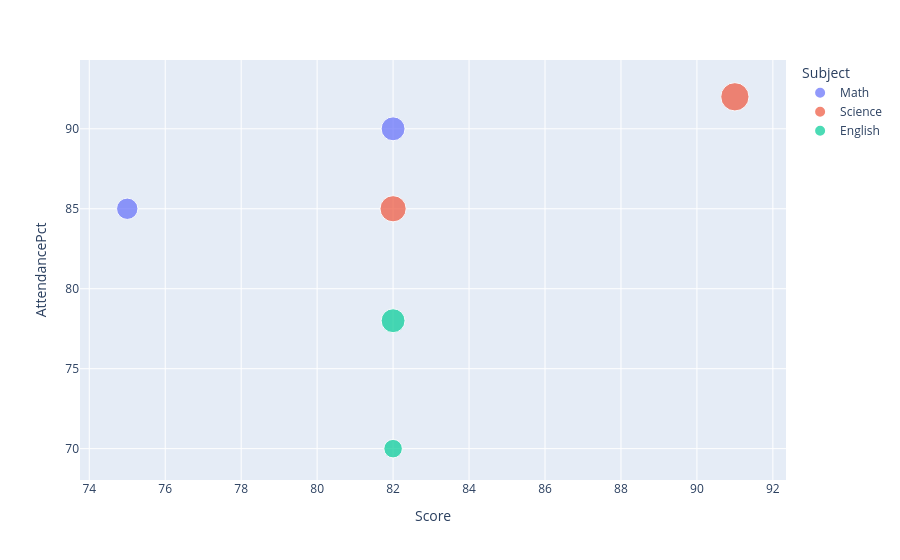

Notebook cell for this chart:
### Code cell
import plotly.express as px

fig = px.scatter(df,x="Score",y="AttendancePct",color="Subject",size="StudyHours")
fig.show()

### Figure 1 — Plotly figure (JSON) as saved in the notebook; plotly's stock layout.template omitted (floating-point values rounded to 4 significant figures)
{"data": [{"hovertemplate": "Subject=Math<br>Score=%{x}<br>AttendancePct=%{y}<br>StudyHours=%{marker.size}<extra></extra>", "legendgroup": "Math", "marker": {"color": "#636efa", "size": [5.0, 4.0], "sizemode": "area", "sizeref": 0.0175, "symbol": "circle"}, "mode": "markers", "name": "Math", "orientation": "v", "showlegend": true, "type": "scatter", "x": [82.0, 75.0], "xaxis": "x", "y": [90.0, 85.0], "yaxis": "y"}, {"hovertemplate": "Subject=Science<br>Score=%{x}<br>AttendancePct=%{y}<br>StudyHours=%{marker.size}<extra></extra>", "legendgroup": "Science", "marker": {"color": "#EF553B", "size": [6.0, 7.0], "sizemode": "area", "sizeref": 0.0175, "symbol": "circle"}, "mode": "markers", "name": "Science", "orientation": "v", "showlegend": true, "type": "scatter", "x": [82.0, 91.0], "xaxis": "x", "y": [85.0, 92.0], "yaxis": "y"}, {"hovertemplate": "Subject=English<br>Score=%{x}<br>AttendancePct=%{y}<br>StudyHours=%{marker.size}<extra></extra>", "legendgroup": "English", "marker": {"color": "#00cc96", "size": [5.0, 3.0], "sizemode": "area", "sizeref": 0.0175, "symbol": "circle"}, "mode": "markers", "name": "English", "orientation": "v", "showlegend": true, "type": "scatter", "x": [82.0, 82.0], "xaxis": "x", "y": [78.0, 70.0], "yaxis": "y"}], "layout": {"legend": {"itemsizing": "constant", "title": {"text": "Subject"}, "tracegroupgap": 0}, "margin": {"t": 60}, "xaxis": {"anchor": "y", "domain": [0, 1], "title": {"text": "Score"}}, "yaxis": {"anchor": "x", "domain": [0, 1], "title": {"text": "AttendancePct"}}}}
